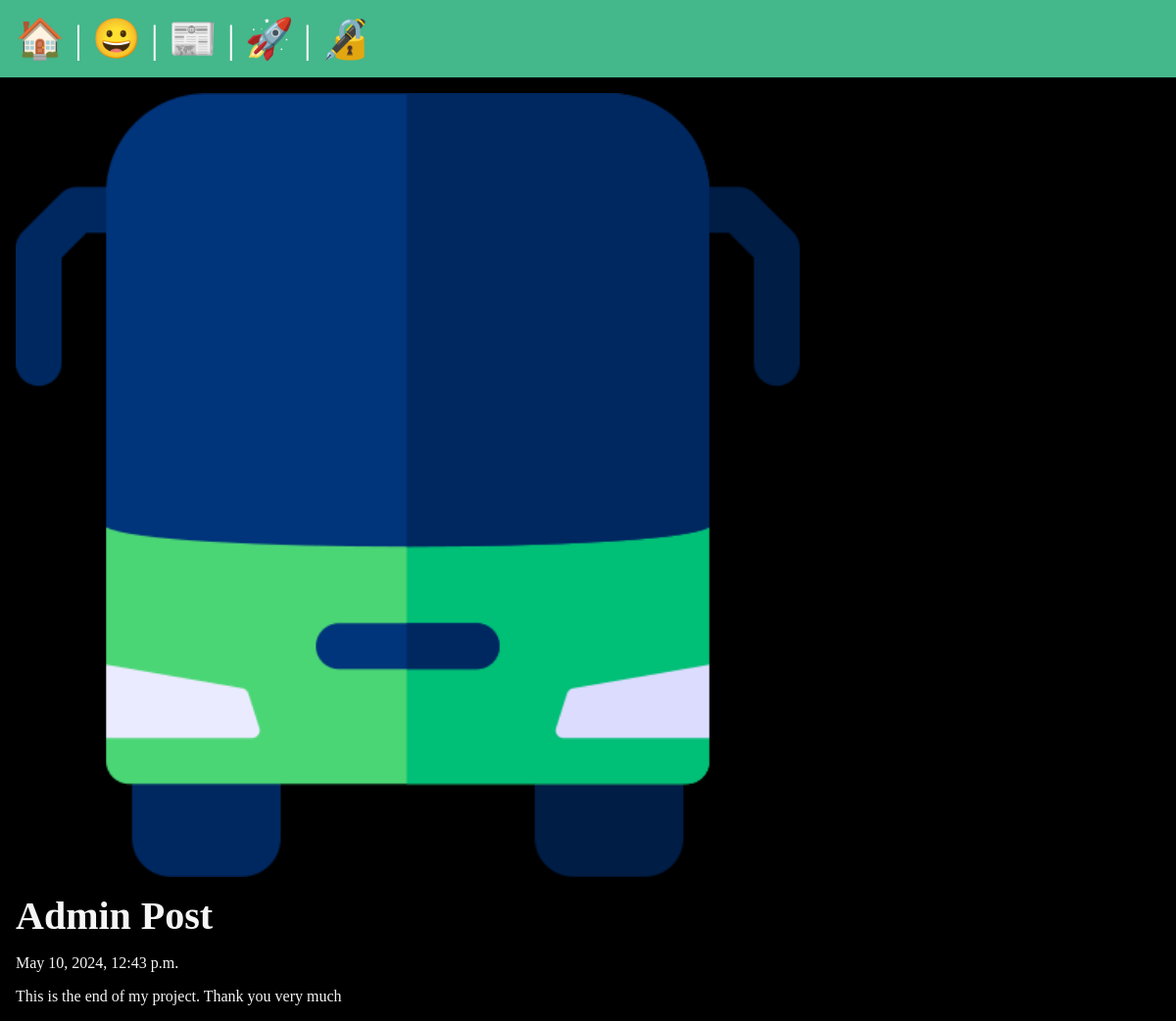
Screenshot of /posts/end-game with the database file from the repository.
### posts/models.py (models this page shows, shortened)
class Post(models.Model):
    title = models.CharField(max_length=200)
    body = models.TextField()
    slug = models.SlugField()
    date = models.DateTimeField(auto_now_add=True)
    banner= models.ImageField(default='fallback.png', blank=True)
    author = models.ForeignKey(User, on_delete=models.CASCADE,default=None) #on delete tells db how to handle data when user/relationship is deleted. Cascade means, if user gets

### posts/views.py (the view)
# urls.py: path('<slug:slug>', views.post_page, name='page'),
def post_page(request, slug):
    post= Post.objects.get(slug=slug)
    return render(request, 'posts/post_page.html', {'post': post})

### posts/templates/posts/post_page.html (shortened to what this page needs)
{% extends 'layout.html' %}
{% block content %}
    <section>
        <img class= "banner" src="{{ post.banner.url }}" alt="{{ post.title }}">
    <h1>{{ post.title }}</h1>
            <p>{{ post.date }}</p>
            <p>{{ post.body }}</p>
</section>
{% endblock %}

### static/css/styles.css (style rules this page uses)
* { margin: 0; padding: 0; box-sizing: border-box; }
body { min-height: 100vh; background-color: black; color: whitesmoke; font-size: 3rem; }
section { display: flex; flex-flow: column; gap: 1rem; }
h1, h2 { font-size: 2.5rem; }
p { font-size: 1rem; }
.banner { display: block; width: 100%; max-width: 800px; }

### rows the page displays
Post: banner (picture), title "Admin Post", date "May 10, 2024, 12:43 p.m.", body "This is the end of my project. Thank you very much"
